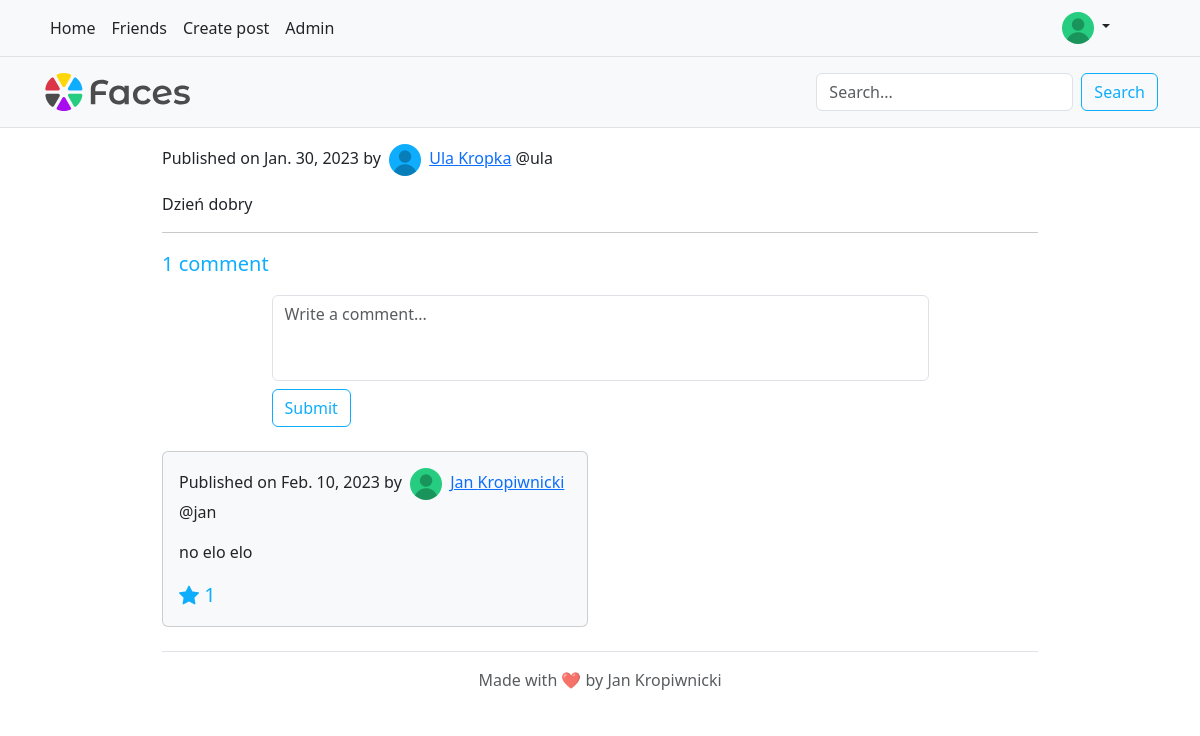
The app's page /5 (signed in) with its own data.
### faces_app/models.py (models this page shows)
class ProfilePicture(models.Model):
    user = models.OneToOneField(User, on_delete=models.CASCADE)
    url = models.URLField()

class Post(models.Model):
    content = models.TextField()
    author = models.ForeignKey(Person, on_delete=models.CASCADE)
    date = models.DateTimeField()
    image = models.CharField(max_length=512, default="")

class Person(models.Model):
    user = models.OneToOneField(User, on_delete=models.CASCADE)
    friends = models.ManyToManyField("self")
    notifications = models.JSONField()
    unread = models.PositiveIntegerField()
    bio = models.TextField(max_length=300, default="")
    POST_VIS_FRIENDS = '0'
    POST_VIS_FRIENDS_FRIENDS = '1'
    POST_VIS_EVERYONE = '2'
    POST_VIS_CHOICES = [
        (POST_VIS_FRIENDS, "Friends"),
        (POST_VIS_FRIENDS_FRIENDS, "Friends' friends"),
        (POST_VIS_EVERYONE, "Everyone"),
    ]
    post_vis = models.PositiveIntegerField(
        choices=POST_VIS_CHOICES,
        default=POST_VIS_FRIENDS
    )

class Comment(models.Model):
    post = models.ForeignKey(Post, on_delete=models.CASCADE)
    author = models.ForeignKey(Person, on_delete=models.CASCADE)
    content = models.TextField()
    date = models.DateTimeField()

### faces_app/views.py (the view)
# urls.py: path('<int:post_id>', faces_app.views.post_page, name="post_page"),
def post_page(request, post_id):
    post = get_object_or_404(Post, id=post_id)
    return render(request, 'post-page.html', {"post": post, "post_content": post.content.split("\r\n"), "like_count":
                  len(post.likeprofile_set.all()), "comment_count": len(post.comment_set.all()),
                                              "comments": [{"object": x, "like_count": len(x.likeprofile_set.all())}
                                                           for x in post.comment_set.all()]})

### templates/post-page.html (shortened to what this page needs)
{% extends 'base.html' %}
{% load static %}
{% block content %}
    {% if user.is_authenticated %}
        <p>
            Published on {{ post.date.date }} by
            <img src="{% static post.author.user.profilepicture.url %}" alt="{{ post.0.author.user.username }}" class="rounded-circle mx-1" width="32" height="32">
            <a href="{% url 'user' post.author.user.username %}">
            {{ post.author.user.first_name }} {{ post.author.user.last_name }}</a>
            @{{ post.author.user.username }}
        </p>
        <p>
            {% for line in post_content %}
                {{ line }}<br>
            {% endfor %}
        </p>
        <hr>
        <span class="lead text-primary">{{ comment_count }} comment{% if comment_count != 1 %}s{% endif %}</span>
        <div class="d-flex justify-content-center">
            <form method="post" class="w-75 mt-3" action="{% url 'submit_comment' post.id %}">
                <textarea class="form-control" name="comment" placeholder="Write a comment..." rows="3" maxlength="1024" style="resize: none"></textarea>
                <button class="btn btn-outline-primary mt-2 mb-4" type="submit">Submit</button>
            </form>
        </div>
        <div class="row g-4">
            {% for comment in comments %}
                <div class="col-md-6">
                    <div class="p-3 card bg-light">
                        <p>
                            Published on {{ comment.object.date.date }} by
                            <img src="{% static comment.object.author.user.profilepicture.url %}" alt="{{ post.0.author.user.username }}" class="rounded-circle mx-1" width="32" height="32">
                            <a href="{% url 'user' comment.object.author.user.username %}">
                            {{ comment.object.author.user.first_name }} {{ comment.object.author.user.last_name }}</a>
                            @{{ comment.object.author.user.username }}
                        </p>
                        <p>{{ comment.object.content }}</p>
                        <p class="lead text-primary mb-0">
                            {% if user.likeprofile in comment.object.likeprofile_set.all %}
                                <a id="like-{{ comment.object.id }}" onclick="dislike_{{ comment.object.id }}()"><i class="bi bi-star-fill"></i></a>
                            {% else %}
                                <a id="like-{{ comment.object.id }}" onclick="like_{{ comment.object.id }}()"><i class="bi bi-star"></i></a>
                            {% endif %}
                            <span id="like-count-{{ comment.object.id }}">{{ comment.like_count }}</span>
                        </p>
                    </div>
                </div>
            {% endfor %}
        </div>
    {% endif %}
{% endblock %}

### templates/base.html (shortened to what this page needs)
{% load static %}
<!DOCTYPE html>
<html lang="en">
<head>
    <link href="https://cdn.jsdelivr.net/npm/bootstrap@5.3.0-alpha1/dist/css/bootstrap.min.css" rel="stylesheet"
>
    <link rel="stylesheet" href="https://cdn.jsdelivr.net/npm/bootstrap-icons@1.10.3/font/bootstrap-icons.css">
    <link rel="stylesheet" href="{% static "css/colors.css" %}">
</head>
<body>
    <header class="py-3 mb-4 border-bottom bg-light fixed-top">
        <div class="container d-flex flex-wrap justify-content-center">
            <a href="/" class="d-flex align-items-center me-5 me-lg-auto text-dark text-decoration-none">
                <img class="bi me-1" height="38" src="{% static 'img/faces.svg' %}" alt="Faces logo">
            </a>
            {% if user.is_authenticated %}
                <form method="get" class="d-flex mt-3 mt-md-0" role="search" action="{% url 'search_results' %}">
                    <input class="form-control me-2" name="q" type="search" placeholder="Search..." aria-label="Search"
                           value="{% block query %}{% endblock %}" required>
                    <button class="btn btn-outline-primary" type="submit">Search</button>
                </form>
            {% endif %}
        </div>
    </header>
    <nav class="navbar navbar-expand-md py-2 bg-light border-bottom fixed-top">
        <div class="container d-flex flex-wrap">
            <div class="collapse navbar-collapse" id="navbarCollapse">
                {% if not user.is_authenticated %}
                    <ul class="nav me-auto">
                        <li class="nav-item"><a href="#" class="nav-link link-dark px-2 active" aria-current="page">Home</a></li>
                        <li class="nav-item"><a href="#" class="nav-link link-dark px-2">About</a></li>
                        <li class="nav-item"><a href="#" class="nav-link link-dark px-2">FAQs</a></li>
                        <li class="nav-item"><a href="#" class="nav-link link-dark px-2">Contact</a></li>
                    </ul>
                    <ul class="nav">
                        <li class="nav-item"><a href="{% url 'login' %}" class="nav-link link-dark px-2">Login</a></li>
                        <li class="nav-item"><a href="{% url 'register' %}" class="nav-link link-dark px-2">Sign up</a></li>
                    </ul>
                {% else %}
                    <ul class="nav me-auto">
                        <li class="nav-item"><a href="{% url 'index' %}" class="nav-link link-dark px-2 active" aria-current="page">Home</a></li>
                        <li class="nav-item"><a href="{% url 'friends' %}" class="nav-link link-dark px-2">Friends</a></li>
                        <li class="nav-item"><a href="{% url 'create_post' %}" class="nav-link link-dark px-2">Create post</a></li>
                        {% if user.is_staff %}
                            <li class="nav-item"><a href="{% url 'admin:index' %}" class="nav-link link-dark px-2">Admin</a></li>
                        {% endif %}
                    </ul>
                    <div class="dropdown me-5">
                        <a href="#" class="d-block link-dark text-decoration-none dropdown-toggle position-relative" data-bs-toggle="dropdown" aria-expanded="false">
                            <img src="{% static user.profilepicture.url %}" alt="{{ user.username }}" class="rounded-circle" width="32" height="32">
                        </a>
                    </div>
                {% endif %}
            </div>
        </div>
    </nav>
    <div class="container container-sm">
        <main>
            {% block content %}
            {% endblock %}
        </main>
        <footer class="py-3 my-4 border-top text-center text-muted">
            Made with ❤️ by Jan Kropiwnicki
        </footer>
    </div>
</body>
</html>

### static/css/colors.css (style rules this page uses)
:root { --bs-blue: #0eadfd; --bs-purple: #a80df0; --bs-green: #26cc7f; --bs-yellow: #ccab06; }
.btn-outline-primary { --bs-btn-color: var(--bs-blue); --bs-btn-border-color: var(--bs-blue); --bs-btn-active-bg: var(--bs-blue); --bs-btn-active-border-color: var(--bs-blue); --bs-btn-hover-border-color: var(--bs-blue); --bs-btn-hover-bg: var(--bs-blue); }
.text-primary { color: var(--bs-blue) !important }

### templates/base.html (style rules this page uses)
header { top: 57px !important; }
body { padding-top: 9rem; }
@media (min-width: 1200px) { .container-sm { max-width: 900px; } }

### records on screen
Post: date "Jan. 30, 2023", author.url (picture), author.user.first_name "Ula", author.user.last_name "Kropka", author.user.username "ula", post_content "Dzień dobry"
Comment: object "Feb. 10, 2023", author.url (picture), object.author.user.first_name "Jan", object.author.user.last_name "Kropiwnicki", object.author.user.username "jan", object.content "no elo elo", like_count "1"

### other values on screen
{{ comment_count }} "1"
